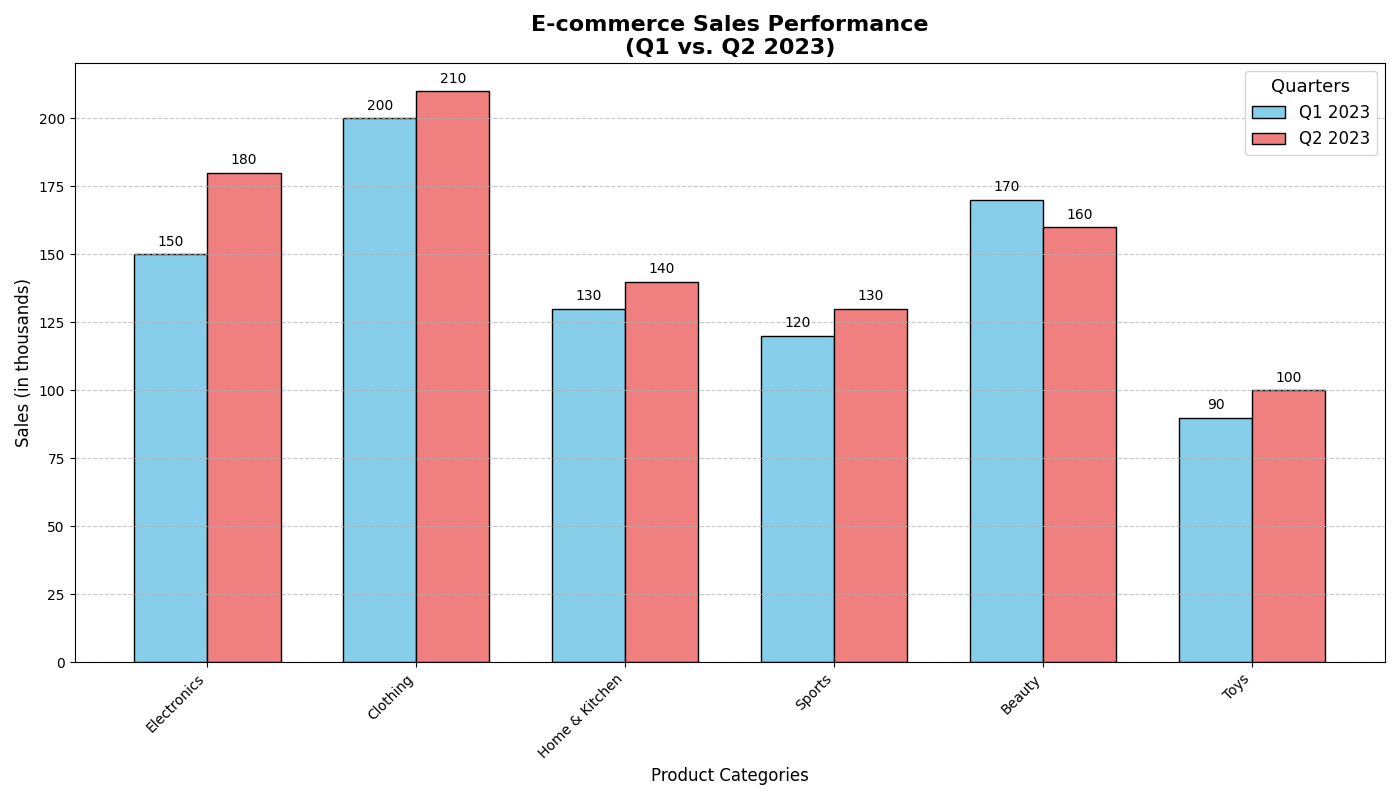

Write the Python code that produced this figure.
import matplotlib.pyplot as plt
import numpy as np

# Backstory:
# Visualize the Sales Performance of Different Product Categories in an E-commerce Store
# across the first two quarters of 2023. This visualization aims to help the management
# identify the categories with the highest and lowest sales and plan strategies for the future.

# Define product categories
categories = ['Electronics', 'Clothing', 'Home & Kitchen', 'Sports', 'Beauty', 'Toys']

# Sales data for Q1 and Q2 in 2023 (in thousands of units)
sales_q1 = np.array([150, 200, 130, 120, 170, 90])
sales_q2 = np.array([180, 210, 140, 130, 160, 100])

# Create a bar chart to compare sales
fig, ax = plt.subplots(figsize=(14, 8))

width = 0.35  # width of the bars
x = np.arange(len(categories))

# Bar plots
bars1 = ax.bar(x - width/2, sales_q1, width, label='Q1 2023', color='skyblue', edgecolor='black')
bars2 = ax.bar(x + width/2, sales_q2, width, label='Q2 2023', color='lightcoral', edgecolor='black')

# Adding data labels
for bar in bars1 + bars2:
    yval = bar.get_height()
    ax.text(bar.get_x() + bar.get_width()/2, yval + 2, int(yval), ha='center', va='bottom')

# Adding some text for labels, title, and axes ticks
ax.set_xlabel('Product Categories', fontsize=12)
ax.set_ylabel('Sales (in thousands)', fontsize=12)
ax.set_title('E-commerce Sales Performance\n(Q1 vs. Q2 2023)', fontsize=16, fontweight='bold')
ax.set_xticks(x)
ax.set_xticklabels(categories, rotation=45, ha='right')
ax.legend(title='Quarters', fontsize=12, title_fontsize=13)

# Grid settings
ax.yaxis.grid(True, linestyle='--', alpha=0.7)

# Automatically adjust layout to prevent overlap
plt.tight_layout()

# Display the plot
plt.show()
